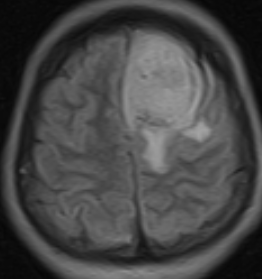
#> input picture uploaded_image.png, 262 x 279 px
$ python -i app.py   (imports and definitions only)
#> lines starting #> are read from the running program, lines starting #| are printed output that depends on the picture
#> further down, picture is the input picture: PIL image 262x279 RGBA; mean R, G, B, A 70.7, 70.7, 70.7, 255
from flask import Flask, request, render_template, send_from_directory
import numpy as np
from skimage import io, color, transform
from PIL import Image
from joblib import load
import os

# [4 lines not run here, left out]

# Function to preprocess the images
def preprocess_image(image):
    # Convert the image to grayscale
    if image.mode == 'RGBA':
        image = image.convert('RGB')
    gray_image = color.rgb2gray(np.array(image))
    # Resize the image to a fixed size (e.g., 128x128)
    resized_image = transform.resize(gray_image, (128, 128))
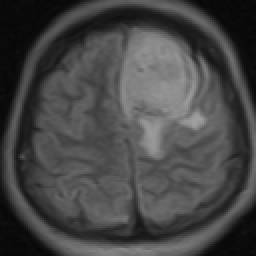
#> resized_image: shape (128, 128) float64 (shown 2 times larger); min 0.0248, max 0.631, mean 0.277
    # Flatten the image into a 1D array
    flattened_image = resized_image.flatten()
#> flattened_image = 16384 values, max 0.631 at index 7777, min 0.0248 at index 761, mean 0.277
    return flattened_image

# Function to predict on sample image
def predict_sample_image(image, classifier):
    # Preprocess the image
    processed_image = preprocess_image(image)

    # Check if the processed image size matches the expected input size
    if len(processed_image) != 16384:
        return "Error: Image size does not match the expected input size."

    # Predict on the preprocessed image
    prediction = classifier.predict([processed_image])
    return prediction[0]

# [14 lines that did not run here, left out]

# [3 lines that did not run here, left out]

# [4 lines not run here, left out]

>>> from PIL import Image
>>> picture = Image.open('uploaded_image.png')
>>> result = preprocess_image(picture)
#> result has the same summary as flattened_image in preprocess_image
